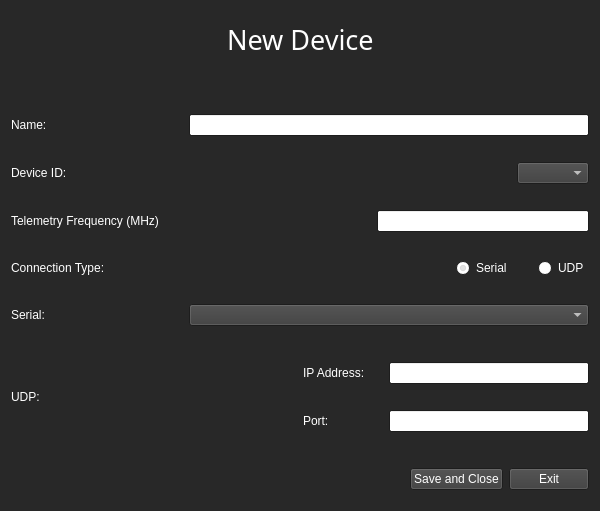
<?xml version="1.0" encoding="UTF-8"?>
<ui version="4.0">
 <class>CreateDevice</class>
 <widget class="QWidget" name="CreateDevice">
  <property name="geometry">
   <rect>
    <x>0</x>
    <y>0</y>
    <width>600</width>
    <height>489</height>
   </rect>
  </property>
  <property name="palette">
   <palette>
    <active>
     <colorrole role="WindowText">
      <brush brushstyle="SolidPattern">
       <color alpha="255">
        <red>255</red>
        <green>255</green>
        <blue>255</blue>
       </color>
      </brush>
     </colorrole>
     <colorrole role="Button">
      <brush brushstyle="SolidPattern">
       <color alpha="255">
        <red>60</red>
        <green>60</green>
        <blue>60</blue>
       </color>
      </brush>
     </colorrole>
     <colorrole role="Text">
      <brush brushstyle="SolidPattern">
       <color alpha="255">
        <red>255</red>
        <green>255</green>
        <blue>255</blue>
       </color>
      </brush>
     </colorrole>
     <colorrole role="ButtonText">
      <brush brushstyle="SolidPattern">
       <color alpha="255">
        <red>255</red>
        <green>255</green>
        <blue>255</blue>
       </color>
      </brush>
     </colorrole>
     <colorrole role="Window">
      <brush brushstyle="SolidPattern">
       <color alpha="255">
        <red>40</red>
        <green>40</green>
        <blue>40</blue>
       </color>
      </brush>
     </colorrole>
    </active>
    <inactive>
     <colorrole role="WindowText">
      <brush brushstyle="SolidPattern">
       <color alpha="255">
        <red>255</red>
        <green>255</green>
        <blue>255</blue>
       </color>
      </brush>
     </colorrole>
     <colorrole role="Button">
      <brush brushstyle="SolidPattern">
       <color alpha="255">
        <red>60</red>
        <green>60</green>
        <blue>60</blue>
       </color>
      </brush>
     </colorrole>
     <colorrole role="Text">
      <brush brushstyle="SolidPattern">
       <color alpha="255">
        <red>255</red>
        <green>255</green>
        <blue>255</blue>
       </color>
      </brush>
     </colorrole>
     <colorrole role="ButtonText">
      <brush brushstyle="SolidPattern">
       <color alpha="255">
        <red>255</red>
        <green>255</green>
        <blue>255</blue>
       </color>
      </brush>
     </colorrole>
     <colorrole role="Window">
      <brush brushstyle="SolidPattern">
       <color alpha="255">
        <red>40</red>
        <green>40</green>
        <blue>40</blue>
       </color>
      </brush>
     </colorrole>
    </inactive>
    <disabled>
     <colorrole role="Button">
      <brush brushstyle="SolidPattern">
       <color alpha="255">
        <red>60</red>
        <green>60</green>
        <blue>60</blue>
       </color>
      </brush>
     </colorrole>
     <colorrole role="Base">
      <brush brushstyle="SolidPattern">
       <color alpha="255">
        <red>40</red>
        <green>40</green>
        <blue>40</blue>
       </color>
      </brush>
     </colorrole>
     <colorrole role="Window">
      <brush brushstyle="SolidPattern">
       <color alpha="255">
        <red>40</red>
        <green>40</green>
        <blue>40</blue>
       </color>
      </brush>
     </colorrole>
    </disabled>
   </palette>
  </property>
  <property name="windowTitle">
   <string>Add New Device...</string>
  </property>
  <layout class="QVBoxLayout" name="verticalLayout">
   <item>
    <spacer name="verticalSpacer">
     <property name="orientation">
      <enum>Qt::Orientation::Vertical</enum>
     </property>
     <property name="sizeType">
      <enum>QSizePolicy::Policy::Fixed</enum>
     </property>
     <property name="sizeHint" stdset="0">
      <size>
       <width>20</width>
       <height>10</height>
      </size>
     </property>
    </spacer>
   </item>
   <item>
    <layout class="QHBoxLayout" name="horizontalLayout_2">
     <property name="bottomMargin">
      <number>0</number>
     </property>
     <item>
      <spacer name="horizontalSpacer">
       <property name="orientation">
        <enum>Qt::Orientation::Horizontal</enum>
       </property>
       <property name="sizeHint" stdset="0">
        <size>
         <width>40</width>
         <height>20</height>
        </size>
       </property>
      </spacer>
     </item>
     <item>
      <widget class="QLabel" name="label">
       <property name="font">
        <font>
         <family>Franklin Gothic Medium</family>
         <pointsize>20</pointsize>
        </font>
       </property>
       <property name="text">
        <string>New Device</string>
       </property>
      </widget>
     </item>
     <item>
      <spacer name="horizontalSpacer_2">
       <property name="orientation">
        <enum>Qt::Orientation::Horizontal</enum>
       </property>
       <property name="sizeHint" stdset="0">
        <size>
         <width>40</width>
         <height>20</height>
        </size>
       </property>
      </spacer>
     </item>
    </layout>
   </item>
   <item>
    <spacer name="verticalSpacer_3">
     <property name="orientation">
      <enum>Qt::Orientation::Vertical</enum>
     </property>
     <property name="sizeType">
      <enum>QSizePolicy::Policy::Fixed</enum>
     </property>
     <property name="sizeHint" stdset="0">
      <size>
       <width>20</width>
       <height>40</height>
      </size>
     </property>
    </spacer>
   </item>
   <item>
    <layout class="QHBoxLayout" name="horizontalLayout_3">
     <property name="topMargin">
      <number>10</number>
     </property>
     <property name="bottomMargin">
      <number>10</number>
     </property>
     <item>
      <widget class="QLabel" name="label_2">
       <property name="text">
        <string>Name:</string>
       </property>
      </widget>
     </item>
     <item>
      <spacer name="horizontalSpacer_4">
       <property name="orientation">
        <enum>Qt::Orientation::Horizontal</enum>
       </property>
       <property name="sizeHint" stdset="0">
        <size>
         <width>40</width>
         <height>20</height>
        </size>
       </property>
      </spacer>
     </item>
     <item>
      <widget class="QLineEdit" name="device_name">
       <property name="minimumSize">
        <size>
         <width>400</width>
         <height>0</height>
        </size>
       </property>
       <property name="maximumSize">
        <size>
         <width>400</width>
         <height>16777215</height>
        </size>
       </property>
       <property name="text">
        <string/>
       </property>
      </widget>
     </item>
    </layout>
   </item>
   <item>
    <layout class="QHBoxLayout" name="horizontalLayout_9">
     <property name="topMargin">
      <number>10</number>
     </property>
     <property name="bottomMargin">
      <number>10</number>
     </property>
     <item>
      <widget class="QLabel" name="label_8">
       <property name="text">
        <string>Device ID:</string>
       </property>
      </widget>
     </item>
     <item>
      <spacer name="horizontalSpacer_10">
       <property name="orientation">
        <enum>Qt::Orientation::Horizontal</enum>
       </property>
       <property name="sizeHint" stdset="0">
        <size>
         <width>40</width>
         <height>20</height>
        </size>
       </property>
      </spacer>
     </item>
     <item>
      <widget class="QComboBox" name="device_id"/>
     </item>
    </layout>
   </item>
   <item>
    <layout class="QHBoxLayout" name="horizontalLayout_10">
     <property name="topMargin">
      <number>10</number>
     </property>
     <property name="bottomMargin">
      <number>10</number>
     </property>
     <item>
      <widget class="QLabel" name="label_9">
       <property name="text">
        <string>Telemetry Frequency (MHz)</string>
       </property>
      </widget>
     </item>
     <item>
      <spacer name="horizontalSpacer_11">
       <property name="orientation">
        <enum>Qt::Orientation::Horizontal</enum>
       </property>
       <property name="sizeHint" stdset="0">
        <size>
         <width>40</width>
         <height>20</height>
        </size>
       </property>
      </spacer>
     </item>
     <item>
      <widget class="QLineEdit" name="radio_freq"/>
     </item>
    </layout>
   </item>
   <item>
    <layout class="QHBoxLayout" name="horizontalLayout_4">
     <property name="topMargin">
      <number>10</number>
     </property>
     <property name="bottomMargin">
      <number>10</number>
     </property>
     <item>
      <widget class="QLabel" name="label_3">
       <property name="text">
        <string>Connection Type:</string>
       </property>
      </widget>
     </item>
     <item>
      <spacer name="horizontalSpacer_5">
       <property name="orientation">
        <enum>Qt::Orientation::Horizontal</enum>
       </property>
       <property name="sizeHint" stdset="0">
        <size>
         <width>40</width>
         <height>20</height>
        </size>
       </property>
      </spacer>
     </item>
     <item>
      <widget class="QRadioButton" name="serial">
       <property name="text">
        <string>Serial</string>
       </property>
       <property name="checked">
        <bool>true</bool>
       </property>
      </widget>
     </item>
     <item>
      <spacer name="horizontalSpacer_6">
       <property name="orientation">
        <enum>Qt::Orientation::Horizontal</enum>
       </property>
       <property name="sizeType">
        <enum>QSizePolicy::Policy::Fixed</enum>
       </property>
       <property name="sizeHint" stdset="0">
        <size>
         <width>20</width>
         <height>20</height>
        </size>
       </property>
      </spacer>
     </item>
     <item>
      <widget class="QRadioButton" name="udp">
       <property name="enabled">
        <bool>true</bool>
       </property>
       <property name="text">
        <string>UDP</string>
       </property>
       <property name="checkable">
        <bool>true</bool>
       </property>
      </widget>
     </item>
    </layout>
   </item>
   <item>
    <layout class="QHBoxLayout" name="horizontalLayout_5">
     <property name="topMargin">
      <number>10</number>
     </property>
     <property name="bottomMargin">
      <number>10</number>
     </property>
     <item>
      <widget class="QLabel" name="label_4">
       <property name="text">
        <string>Serial:</string>
       </property>
      </widget>
     </item>
     <item>
      <spacer name="horizontalSpacer_7">
       <property name="orientation">
        <enum>Qt::Orientation::Horizontal</enum>
       </property>
       <property name="sizeHint" stdset="0">
        <size>
         <width>40</width>
         <height>20</height>
        </size>
       </property>
      </spacer>
     </item>
     <item>
      <widget class="QComboBox" name="serial_port">
       <property name="minimumSize">
        <size>
         <width>400</width>
         <height>0</height>
        </size>
       </property>
       <property name="maximumSize">
        <size>
         <width>400</width>
         <height>16777215</height>
        </size>
       </property>
      </widget>
     </item>
    </layout>
   </item>
   <item>
    <layout class="QHBoxLayout" name="horizontalLayout_6" stretch="1,1">
     <property name="topMargin">
      <number>10</number>
     </property>
     <property name="bottomMargin">
      <number>10</number>
     </property>
     <item>
      <widget class="QLabel" name="label_5">
       <property name="text">
        <string>UDP:</string>
       </property>
      </widget>
     </item>
     <item>
      <layout class="QVBoxLayout" name="verticalLayout_2">
       <property name="bottomMargin">
        <number>0</number>
       </property>
       <item>
        <layout class="QHBoxLayout" name="horizontalLayout_7">
         <property name="leftMargin">
          <number>0</number>
         </property>
         <property name="topMargin">
          <number>10</number>
         </property>
         <property name="bottomMargin">
          <number>10</number>
         </property>
         <item>
          <widget class="QLabel" name="label_6">
           <property name="text">
            <string>IP Address:</string>
           </property>
          </widget>
         </item>
         <item>
          <spacer name="horizontalSpacer_8">
           <property name="orientation">
            <enum>Qt::Orientation::Horizontal</enum>
           </property>
           <property name="sizeHint" stdset="0">
            <size>
             <width>40</width>
             <height>20</height>
            </size>
           </property>
          </spacer>
         </item>
         <item>
          <widget class="QLineEdit" name="ip_address">
           <property name="minimumSize">
            <size>
             <width>200</width>
             <height>0</height>
            </size>
           </property>
           <property name="maximumSize">
            <size>
             <width>200</width>
             <height>16777215</height>
            </size>
           </property>
          </widget>
         </item>
        </layout>
       </item>
       <item>
        <layout class="QHBoxLayout" name="horizontalLayout_8">
         <property name="topMargin">
          <number>10</number>
         </property>
         <property name="bottomMargin">
          <number>10</number>
         </property>
         <item>
          <widget class="QLabel" name="label_7">
           <property name="text">
            <string>Port:</string>
           </property>
          </widget>
         </item>
         <item>
          <spacer name="horizontalSpacer_9">
           <property name="orientation">
            <enum>Qt::Orientation::Horizontal</enum>
           </property>
           <property name="sizeHint" stdset="0">
            <size>
             <width>40</width>
             <height>20</height>
            </size>
           </property>
          </spacer>
         </item>
         <item>
          <widget class="QLineEdit" name="iport">
           <property name="minimumSize">
            <size>
             <width>200</width>
             <height>0</height>
            </size>
           </property>
           <property name="maximumSize">
            <size>
             <width>200</width>
             <height>16777215</height>
            </size>
           </property>
          </widget>
         </item>
        </layout>
       </item>
      </layout>
     </item>
    </layout>
   </item>
   <item>
    <spacer name="verticalSpacer_2">
     <property name="orientation">
      <enum>Qt::Orientation::Vertical</enum>
     </property>
     <property name="sizeHint" stdset="0">
      <size>
       <width>20</width>
       <height>40</height>
      </size>
     </property>
    </spacer>
   </item>
   <item>
    <layout class="QHBoxLayout" name="horizontalLayout">
     <property name="topMargin">
      <number>10</number>
     </property>
     <property name="bottomMargin">
      <number>10</number>
     </property>
     <item>
      <spacer name="horizontalSpacer_3">
       <property name="orientation">
        <enum>Qt::Orientation::Horizontal</enum>
       </property>
       <property name="sizeHint" stdset="0">
        <size>
         <width>40</width>
         <height>20</height>
        </size>
       </property>
      </spacer>
     </item>
     <item>
      <widget class="QPushButton" name="save_and_close">
       <property name="text">
        <string>Save and Close</string>
       </property>
      </widget>
     </item>
     <item>
      <widget class="QPushButton" name="exit">
       <property name="text">
        <string>Exit</string>
       </property>
      </widget>
     </item>
    </layout>
   </item>
  </layout>
 </widget>
 <resources/>
 <connections/>
</ui>
